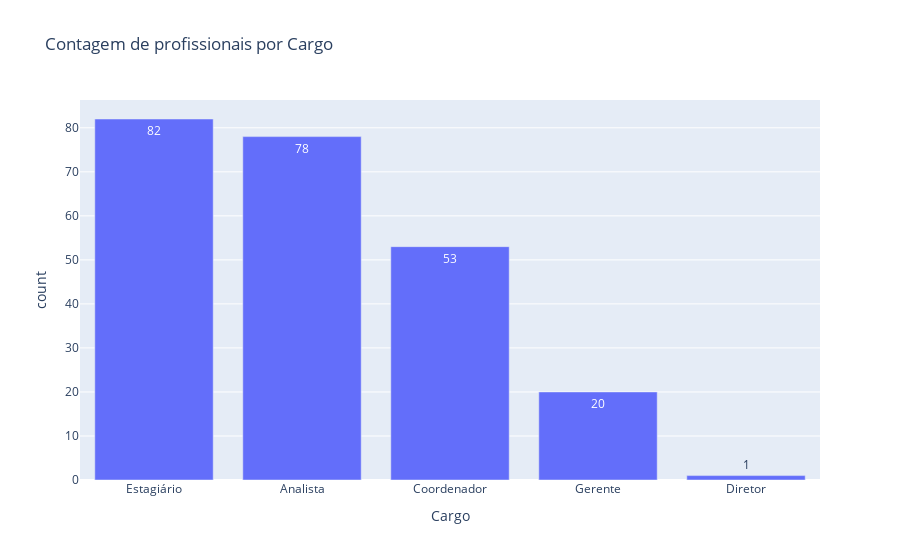

Here is the notebook cell this chart was saved with:
### Code cell
grafico('Cargo')

### Figure 1 — Plotly figure (JSON) as saved in the notebook; plotly's stock layout.template omitted (floating-point values rounded to 4 significant figures)
{"data": [{"alignmentgroup": "True", "hovertemplate": "Cargo=%{x}<br>count=%{y}<extra></extra>", "legendgroup": "", "marker": {"color": "#636efa", "pattern": {"shape": ""}}, "name": "", "offsetgroup": "", "orientation": "v", "showlegend": false, "textposition": "auto", "texttemplate": "%{y}", "type": "bar", "x": ["Estagiário", "Analista", "Coordenador", "Gerente", "Diretor"], "xaxis": "x", "y": [82, 78, 53, 20, 1], "yaxis": "y"}], "layout": {"autosize": true, "barmode": "relative", "legend": {"tracegroupgap": 0}, "title": {"text": "Contagem de profissionais por Cargo"}, "xaxis": {"anchor": "y", "autorange": true, "domain": [0, 1], "range": [-0.5, 4.5], "title": {"text": "Cargo"}, "type": "category"}, "yaxis": {"anchor": "x", "autorange": true, "domain": [0, 1], "range": [0, 86.32], "title": {"text": "count"}, "type": "linear"}}}
